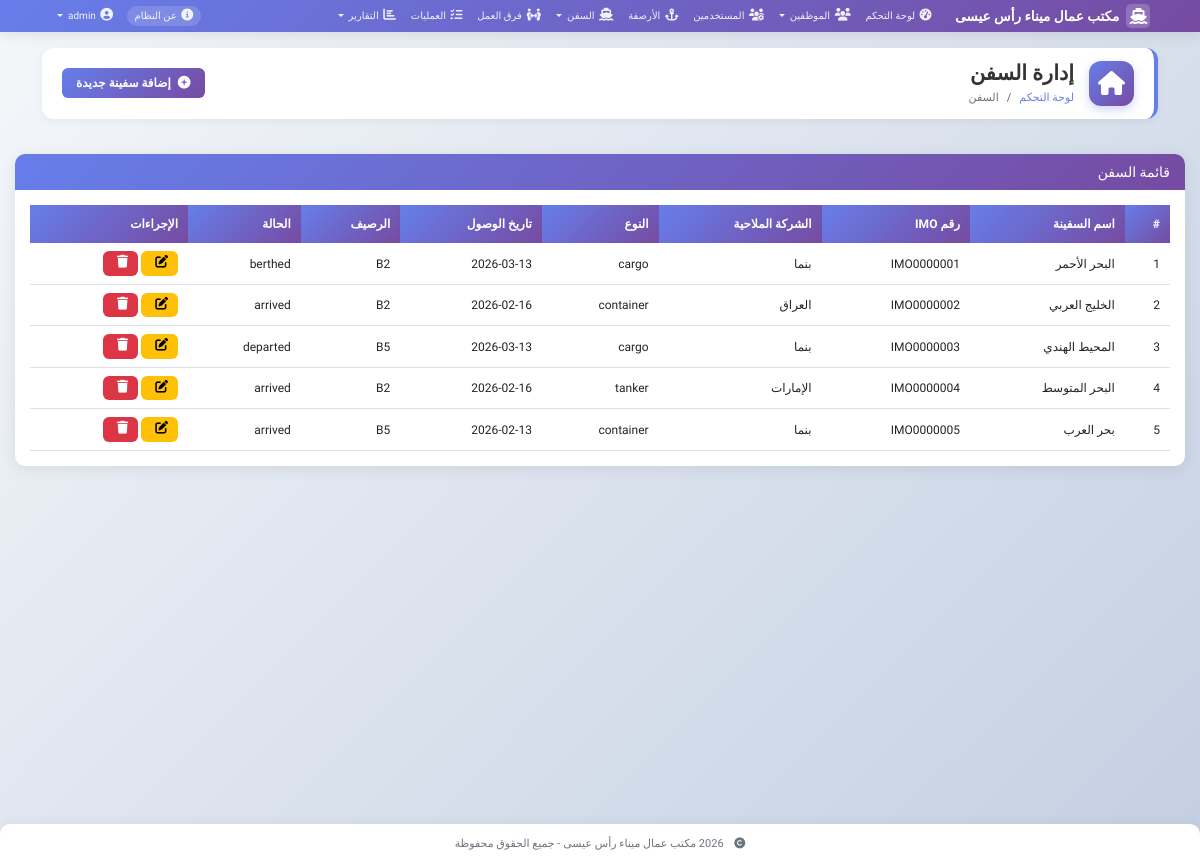
/ships (signed in), run on an earlier commit of the app's database.
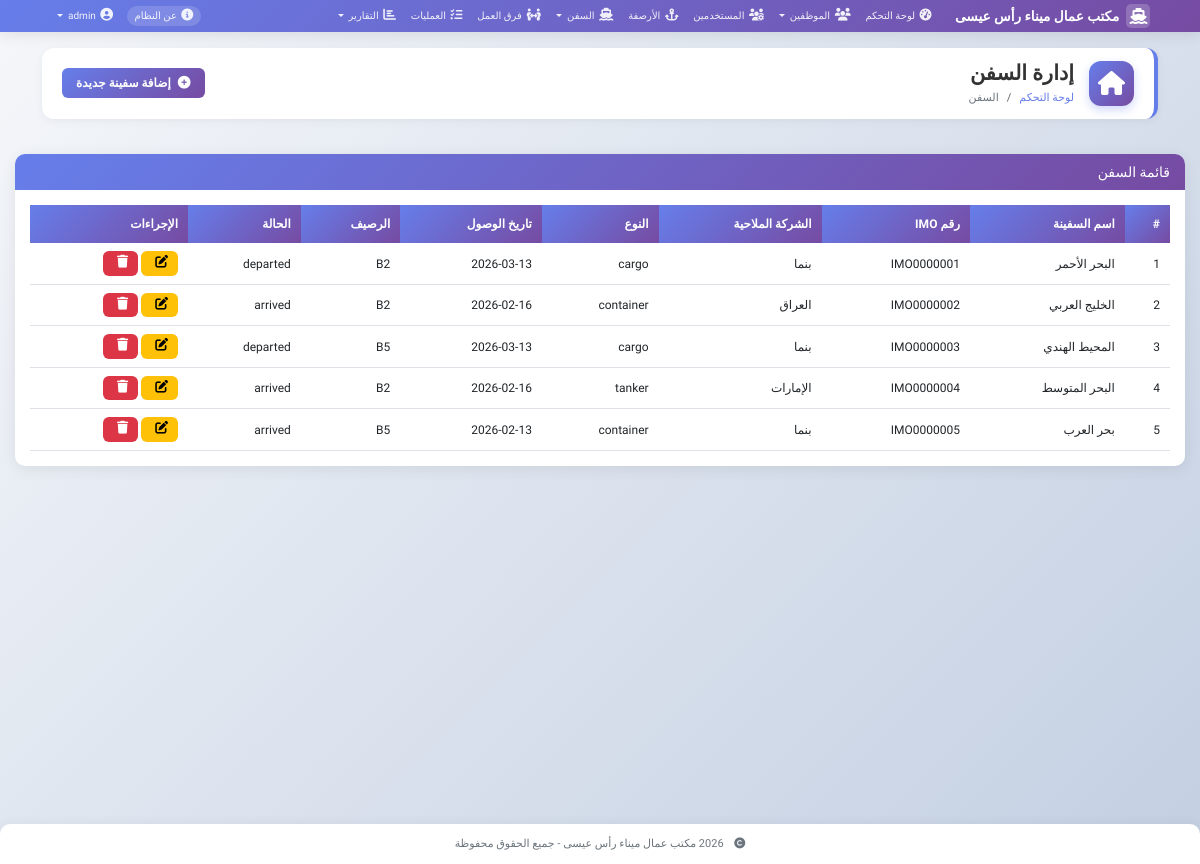
And on a later commit of the database.
### models.py (models this page shows, shortened)
class User(UserMixin, db.Model):
    __tablename__ = 'users'
    id = db.Column(db.Integer, primary_key=True)
    username = db.Column(db.String(80), unique=True, nullable=False)
    email = db.Column(db.String(120), unique=True, nullable=False)
    password_hash = db.Column(db.String(200), nullable=False)
    role = db.Column(db.String(20), nullable=False, default='employee')
    is_active = db.Column(db.Boolean, default=True)
    created_at = db.Column(db.DateTime, default=datetime.utcnow)
    def is_admin(self):
        return self.role == 'admin'

class Ship(db.Model):
    __tablename__ = 'ships'
    id = db.Column(db.Integer, primary_key=True)
    name = db.Column(db.String(100), nullable=False)
    imo_number = db.Column(db.String(20), unique=True, nullable=False)
    flag = db.Column(db.String(50), nullable=False)
    ship_type = db.Column(db.String(50), nullable=False)
    length = db.Column(db.Float)
    width = db.Column(db.Float)
    draft = db.Column(db.Float)
    cargo_capacity = db.Column(db.Float)
    arrival_date = db.Column(db.DateTime, nullable=False)
    departure_date = db.Column(db.DateTime)
    berth_number = db.Column(db.String(10))
    status = db.Column(db.String(20), default='arrived')
    notes = db.Column(db.Text)

### app.py (the view)
@app.route('/ships')
@login_required
def ship_list():
    ships = Ship.query.all()
    return render_template('ships/list.html', ships=ships)

### app.py (called while the page is built)
@app.context_processor
def inject_now():
    from datetime import datetime
    return {'now': datetime.now}

@login_manager.user_loader
def load_user(user_id):
    return User.query.get(int(user_id))

### templates/ships/list.html (shortened to what this page needs)
{% extends "base.html" %}
{% block page_title %}إدارة السفن{% endblock %}
{% block breadcrumb %}
<li class="breadcrumb-item"><a href="{{ url_for('dashboard') }}">لوحة التحكم</a></li>
<li class="breadcrumb-item active">السفن</li>
{% endblock %}
{% block page_actions %}
<a href="{{ url_for('add_ship') }}" class="btn btn-primary">
    <i class="fas fa-plus-circle"></i> إضافة سفينة جديدة
</a>
{% endblock %}
{% block content %}
<div class="card">
    <div class="card-header">
        <h5 class="mb-0">قائمة السفن</h5>
    </div>
    <div class="card-body">
        <div class="table-responsive">
            <table class="table table-hover">
                <thead>
                    <tr>
                        <th>#</th>
                        <th>اسم السفينة</th>
                        <th>رقم IMO</th>
                        <th>الشركة الملاحية</th>
                        <th>النوع</th>
                        <th>تاريخ الوصول</th>
                        <th>الرصيف</th>
                        <th>الحالة</th>
                        <th>الإجراءات</th>
                    </tr>
                </thead>
                <tbody>
                    {% for ship in ships %}
                    <tr>
                        <td>{{ loop.index }}</td>
                        <td>{{ ship.name }}</td>
                        <td>{{ ship.imo_number }}</td>
                        <td>{{ ship.flag }}</td>
                        <td>{{ ship.ship_type }}</td>
                        <td>{{ ship.arrival_date.strftime('%Y-%m-%d') }}</td>
                        <td>{{ ship.berth_number or 'غير محدد' }}</td>
                        <td>{{ ship.status }}</td>
                        <td>
                            <a href="{{ url_for('edit_ship', id=ship.id) }}" class="btn btn-sm btn-warning">
                                <i class="fas fa-edit"></i>
                            </a>
                            <a href="{{ url_for('delete_ship', id=ship.id) }}" class="btn btn-sm btn-danger" onclick="return confirm('هل أنت متأكد؟')">
                                <i class="fas fa-trash"></i>
                            </a>
                        </td>
                    </tr>
                    {% endfor %}
                </tbody>
            </table>
        </div>
    </div>
</div>
{% endblock %}

### templates/base.html (shortened to what this page needs)
<!DOCTYPE html>
<html lang="ar" dir="rtl">
<head>
    <link href="https://cdn.jsdelivr.net/npm/bootstrap@5.3.0/dist/css/bootstrap.rtl.min.css" rel="stylesheet">
    <link rel="stylesheet" href="https://cdnjs.cloudflare.com/ajax/libs/font-awesome/6.4.0/css/all.min.css">
    <link rel="stylesheet" href="https://cdn.datatables.net/1.13.4/css/dataTables.bootstrap5.min.css">
    <link rel="stylesheet" href="https://cdn.jsdelivr.net/npm/sweetalert2@11/dist/sweetalert2.min.css">
</head>
<body>
    <nav class="navbar navbar-expand-lg">
        <div class="container-fluid">
            <a class="navbar-brand" href="{{ url_for('index') }}">
                <i class="fas fa-ship"></i>
                مكتب عمال ميناء رأس عيسى
            </a>
            <div class="collapse navbar-collapse" id="navbarNav">
                {% if current_user.is_authenticated %}
                <ul class="navbar-nav me-auto">
                    <li class="nav-item">
                        <a class="nav-link {% if request.endpoint == 'dashboard' %}active{% endif %}" href="{{ url_for('dashboard') }}">
                            <i class="fas fa-tachometer-alt"></i>
                            لوحة التحكم
                        </a>
                    </li>
                    <li class="nav-item dropdown">
                        <a class="nav-link dropdown-toggle" href="#" role="button" data-bs-toggle="dropdown">
                            <i class="fas fa-users"></i>
                            الموظفين
                        </a>
                    </li>
                    {% if current_user.is_admin() %}
                    <li class="nav-item">
                        <a class="nav-link {% if request.endpoint in ['user_list', 'add_user', 'edit_user'] %}active{% endif %}" href="{{ url_for('user_list') }}">
                            <i class="fas fa-users-cog"></i>
                            المستخدمين
                        </a>
                    </li>
                    {% endif %}
                    <li class="nav-item">
                        <a class="nav-link {% if request.endpoint in ['berth_list', 'add_berth', 'edit_berth'] %}active{% endif %}" href="{{ url_for('berth_list') }}">
                            <i class="fas fa-anchor"></i>
                            الأرصفة
                        </a>
                    </li>
                    <li class="nav-item dropdown">
                        <a class="nav-link dropdown-toggle" href="#" role="button" data-bs-toggle="dropdown">
                            <i class="fas fa-ship"></i>
                            السفن
                        </a>
                    </li>
                    <li class="nav-item">
                        <a class="nav-link {% if request.endpoint == 'team_list' %}active{% endif %}" href="{{ url_for('team_list') }}">
                            <i class="fas fa-people-arrows"></i>
                            فرق العمل
                        </a>
                    </li>
                    <li class="nav-item">
                        <a class="nav-link {% if request.endpoint in ['operation_list', 'add_operation', 'edit_operation'] %}active{% endif %}" href="{{ url_for('operation_list') }}">
                            <i class="fas fa-tasks"></i>
                            العمليات
                        </a>
                    </li>
                    <li class="nav-item dropdown">
                        <a class="nav-link dropdown-toggle" href="#" role="button" data-bs-toggle="dropdown">
                            <i class="fas fa-chart-bar"></i>
                            التقارير
                        </a>
                    </li>
                </ul>
                <ul class="navbar-nav">
                    <li class="nav-item">
                        <a class="nav-link" href="{{ url_for('about') }}">
                            <i class="fas fa-info-circle"></i>
                            <span class="d-none d-lg-inline">عن النظام</span>
                        </a>
                    </li>
                    <li class="nav-item dropdown">
                        <a class="nav-link dropdown-toggle" href="#" role="button" data-bs-toggle="dropdown">
                            <i class="fas fa-user-circle"></i>
                            {{ current_user.username }}
                        </a>
                    </li>
                </ul>
                {% endif %}
            </div>
        </div>
    </nav>
    {% if current_user.is_authenticated %}
    <div class="container-fluid mt-3">
        <div class="page-header-wrapper">
            <div class="page-header-content">
                <div class="page-header-icon">
                    <i class="{% block page_icon %}fas fa-home{% endblock %}"></i>
                </div>
                <div class="page-header-title">
                    <h4 class="mb-0">{% block page_title %}{% endblock %}</h4>
                    <nav aria-label="breadcrumb">
                        <ol class="breadcrumb">
                            {% block breadcrumb %}{% endblock %}
                        </ol>
                    </nav>
                </div>
            </div>
            <div class="page-header-actions">
                {% block page_actions %}{% endblock %}
            </div>
        </div>
    </div>
    {% endif %}
    <main class="main-content">
        {% block content %}{% endblock %}
    </main>
    <footer class="footer">
        <div class="container">
            <p class="mb-0">
                <i class="fas fa-copyright me-2"></i>
                2026 مكتب عمال ميناء رأس عيسى - جميع الحقوق محفوظة
            </p>
        </div>
    </footer>
</body>
</html>

### templates/base.html (style rules this page uses)
:root { --primary: #667eea; --secondary: #764ba2; --font-size-xs: 11px; --font-size-sm: 12px; --font-size-base: 13px; --font-size-md: 14px; --font-size-lg: 16px; --font-size-xl: 18px; --font-size-xxl: 20px; --font-size-h1: 22px; --font-size-h2: 20px; --font-size-h3: 18px; --font-size-h4: 16px; --font-size-h5: 14px; --font-size-h6: 13px; }
* { font-family: 'Cairo', sans-serif; margin: 0; padding: 0; box-sizing: border-box; }
body { background: linear-gradient(135deg, #f5f7fa 0%, #c3cfe2 100%); min-height: 100vh; font-size: var(--font-size-base); line-height: 1.5; }
.navbar { background: linear-gradient(135deg, var(--primary) 0%, var(--secondary) 100%); padding: 0.15rem 0.5rem; box-shadow: 0 2px 15px rgba(0,0,0,0.1); }
.navbar-brand { display: flex; align-items: center; gap: 4px; font-size: 0.85rem; font-weight: 600; color: white !important; padding: 0.1rem 0; }
.navbar-brand i { font-size: 1rem; background: rgba(255,255,255,0.2); width: 24px; height: 24px; display: flex; align-items: center; justify-content: center; border-radius: 5px; margin-left: 3px; }
.nav-link { color: rgba(255,255,255,0.9) !important; font-weight: 500; margin: 0 1px; padding: 0.15rem 0.4rem !important; border-radius: 4px; transition: all 0.3s; font-size: 10px; }
.nav-link i { margin-left: 2px; font-size: 0.75rem; }
.nav-item .nav-link[href*="about"] { background: rgba(255,255,255,0.15); border-radius: 14px; margin-left: 6px; padding: 0.15rem 0.5rem !important; font-size: 10px; }
.navbar-nav .dropdown-toggle { font-size: 10px; padding: 0.15rem 0.4rem !important; }
.navbar-nav .dropdown-toggle i { font-size: 0.8rem; }
.main-content { padding: 15px; min-height: calc(100vh - 130px); }
.card { border: none; border-radius: 10px; box-shadow: 0 3px 15px rgba(0,0,0,0.08); transition: all 0.3s; margin-bottom: 15px; }
.card-header { background: linear-gradient(135deg, var(--primary) 0%, var(--secondary) 100%); color: white; border: none; border-radius: 10px 10px 0 0 !important; padding: 10px 15px; font-weight: 600; font-size: 14px; }
.card-body { padding: 15px; font-size: var(--font-size-sm); }
.btn { border-radius: 6px; padding: 6px 14px; font-weight: 600; transition: all 0.3s; border: none; font-size: var(--font-size-sm); }
.btn-primary { background: linear-gradient(135deg, var(--primary) 0%, var(--secondary) 100%); color: white; }
.btn-sm { padding: 4px 10px; font-size: var(--font-size-xs); }
.btn i { margin-left: 4px; font-size: 0.8rem; }
.table { font-size: var(--font-size-sm); margin-bottom: 0; }
.table thead th { background: linear-gradient(135deg, var(--primary) 0%, var(--secondary) 100%); color: white; font-weight: 600; border: none; padding: 10px; font-size: var(--font-size-sm); white-space: nowrap; }
.table tbody td { padding: 8px 10px; vertical-align: middle; }
h4, .h4 { font-size: var(--font-size-h4); margin-bottom: 0.3rem; }
h5, .h5 { font-size: var(--font-size-h5); margin-bottom: 0.3rem; }
.page-header-wrapper { display: flex; align-items: center; justify-content: space-between; background: white; padding: 12px 20px; border-radius: 12px; box-shadow: 0 2px 10px rgba(0,0,0,0.05); margin-bottom: 20px; border-right: 4px solid var(--primary); }
.page-header-content { display: flex; align-items: center; gap: 15px; }
.page-header-icon { width: 45px; height: 45px; background: linear-gradient(135deg, var(--primary) 0%, var(--secondary) 100%); border-radius: 12px; display: flex; align-items: center; justify-content: center; color: white; font-size: 1.5rem; box-shadow: 0 4px 10px rgba(102,126,234,0.3); }
.page-header-title { display: flex; flex-direction: column; }
.page-header-title h4 { font-size: 1.3rem; font-weight: 700; color: #333; margin: 0; line-height: 1.3; }
.page-header-title .breadcrumb { margin: 3px 0 0 0; padding: 0; background: transparent; font-size: 11px; }
.page-header-actions { display: flex; gap: 10px; align-items: center; }
.breadcrumb { background: transparent; padding: 0; margin: 3px 0 0 0; font-size: 11px; }
.breadcrumb-item a { color: var(--primary); text-decoration: none; }
.breadcrumb-item.active { color: #6c757d; }
.footer { background: white; padding: 12px; text-align: center; color: #6c757d; border-radius: 10px 10px 0 0; margin-top: 15px; font-size: 11px; box-shadow: 0 -3px 10px rgba(0,0,0,0.03); }
@media screen and (min-width: 1200px) { .container, .container-fluid { max-width: 95%; } }
@media screen and (min-width: 1200px) { body { font-size: 13px; } }
@media screen and (min-width: 1200px) { h4 { font-size: 1.1rem; } }

What changed in the data, as far as the page shows it:
changed Ship "البحر الأحمر": status "berthed" → "departed"
